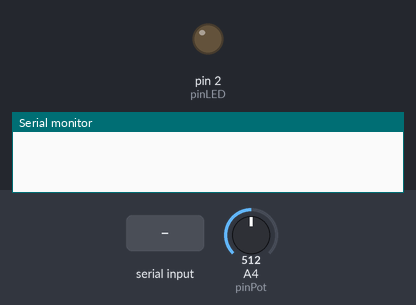
Recording of a sketch running on a simulated Arduino Uno, built with avr-gcc and run on an emulated ATmega328P. Shown: output pins drawn as LEDs (lit = HIGH), the last lines printed to the serial monitor. Dashed ring = blinking. The inputs (shaded band) are chosen by the test bench; at power-on: A4 (pinPot) = 512.

Above: at 1.2 s.
1.3 s: "MULA\n" received over Serial
At 1.55 s:
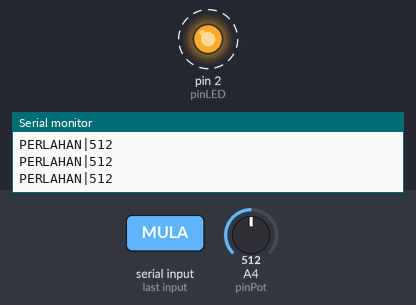
Timing chart, 0 to 10.3 s (numbered marks = the images above; inputs shaded):
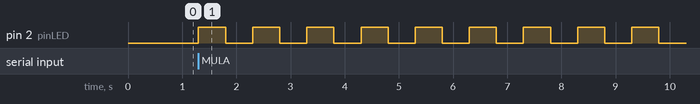

Measured:
- after the input at 1.3 s, pin 2 (pinLED): alternates HIGH for 0.50 s and LOW for 0.50 s, starting at once

The sketch:

Misi_3_1A_Potentiometer.ino
```cpp
// --- KOD MISI 3.1A: TOMBOL KAWALAN ANALOG (POTENTIOMETER) ---

int pinPot = 4;      // Kaki tengah tombol disambung ke Pin D4 (Lubang 5A)
int pinLED = 2;      // Wayar Isyarat LED di Pin D2 (Lubang 4A)
bool sedia = false;  // Kunci dari Web

unsigned long masaLalu = 0; // Pembolehubah untuk kawal memori kelipan LED
int statusLED = LOW;

void setup() {
  Serial.begin(115200);
  pinMode(pinLED, OUTPUT);
}

void loop() {
  // 1. TUNGGU ARAHAN 'MULA' DARI WEB (MOD STANDBY)
  if (Serial.available() > 0) {
    String arahan = Serial.readStringUntil('\n');
    arahan.trim();
    if (arahan == "MULA") {
      sedia = true;
    }
  }

  // 2. BACA DATA ANALOG (0 hingga 4095) JIKA GAME DAH MULA
  if (sedia == true) {
    int nilaiTombol = analogRead(pinPot);

    // Tentukan kelajuan berdasarkan logik perbandingan (>)
    int masaKelipan = 500; // Asal: Kelipan perlahan (500ms)
    String statusTeks = "PERLAHAN";

    if (nilaiTombol > 2000) {
      masaKelipan = 100;   // Jika diputar lebih 2000, kelipan Laju (100ms)
      statusTeks = "LAJU";
    }

    // 3. FUNGSI KELIPAN LED (Tanpa menghentikan cip)
    unsigned long masaSekarang = millis();
    if (masaSekarang - masaLalu >= masaKelipan) {
      masaLalu = masaSekarang;
      if (statusLED == LOW) {
        statusLED = HIGH;
      } else {
        statusLED = LOW;
      }
      digitalWrite(pinLED, statusLED);
    }

    // 4. HANTAR DATA KE WEB (Setiap 50ms)
    static unsigned long masaHantar = 0;
    if (masaSekarang - masaHantar >= 50) {
      masaHantar = masaSekarang;
      // Format hantar: STATUS|NILAITOMBOL (Contoh: LAJU|3500)
      Serial.println(statusTeks + "|" + String(nilaiTombol));
    }
  }
  else {
    digitalWrite(pinLED, LOW); // Padam LED kalau web belum sahkan kod
  }
}
```
